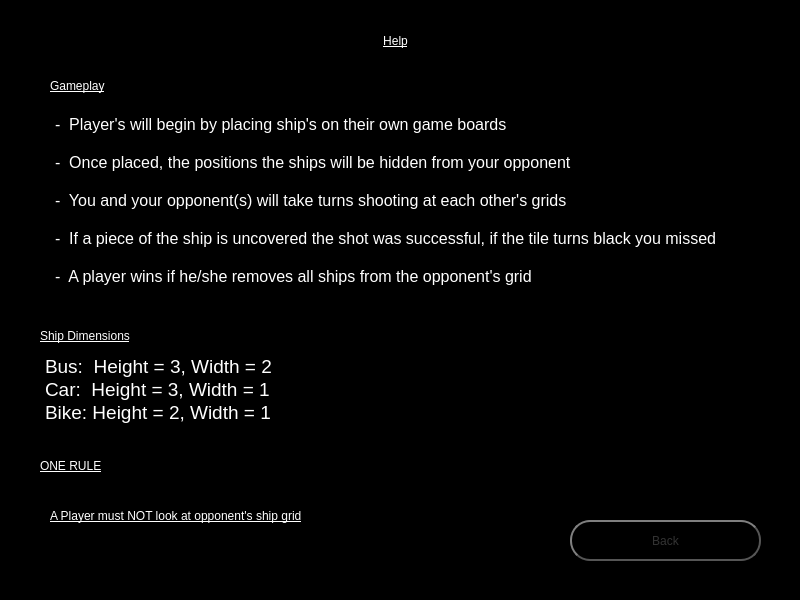
<?xml version="1.0" encoding="UTF-8"?>
<ui version="4.0">
 <class>HelpPage</class>
 <widget class="QWidget" name="HelpPage">
  <property name="geometry">
   <rect>
    <x>0</x>
    <y>0</y>
    <width>800</width>
    <height>600</height>
   </rect>
  </property>
  <property name="windowTitle">
   <string>Form</string>
  </property>
  <property name="styleSheet">
   <string notr="true">background-color: rgb(0, 0, 0);</string>
  </property>
  <widget class="QTextBrowser" name="gameplayOutline">
   <property name="geometry">
    <rect>
     <x>50</x>
     <y>110</y>
     <width>681</width>
     <height>191</height>
    </rect>
   </property>
   <property name="font">
    <font>
     <pointsize>12</pointsize>
    </font>
   </property>
   <property name="styleSheet">
    <string notr="true">color: rgb(255, 255, 255);</string>
   </property>
   <property name="html">
    <string>&lt;!DOCTYPE HTML PUBLIC &quot;-//W3C//DTD HTML 4.0//EN&quot; &quot;http://www.w3.org/TR/REC-html40/strict.dtd&quot;&gt;
&lt;html&gt;&lt;head&gt;&lt;meta name=&quot;qrichtext&quot; content=&quot;1&quot; /&gt;&lt;style type=&quot;text/css&quot;&gt;
p, li { white-space: pre-wrap; }
&lt;/style&gt;&lt;/head&gt;&lt;body style=&quot; font-family:'MS Shell Dlg 2'; font-size:12pt; font-weight:400; font-style:normal;&quot;&gt;
&lt;p style=&quot; margin-top:0px; margin-bottom:0px; margin-left:0px; margin-right:0px; -qt-block-indent:0; text-indent:0px;&quot;&gt;&lt;span style=&quot; font-family:'MS Shell Dlg 2';&quot;&gt;-  Player's will begin by placing ship's on their own game boards&lt;/span&gt;&lt;/p&gt;
&lt;p style=&quot;-qt-paragraph-type:empty; margin-top:0px; margin-bottom:0px; margin-left:0px; margin-right:0px; -qt-block-indent:0; text-indent:0px; font-family:'MS Shell Dlg 2';&quot;&gt;&lt;br /&gt;&lt;/p&gt;
&lt;p style=&quot; margin-top:0px; margin-bottom:0px; margin-left:0px; margin-right:0px; -qt-block-indent:0; text-indent:0px;&quot;&gt;&lt;span style=&quot; font-family:'MS Shell Dlg 2';&quot;&gt;-  Once placed, the positions the ships will be hidden from your opponent&lt;/span&gt;&lt;/p&gt;
&lt;p style=&quot;-qt-paragraph-type:empty; margin-top:0px; margin-bottom:0px; margin-left:0px; margin-right:0px; -qt-block-indent:0; text-indent:0px; font-family:'MS Shell Dlg 2';&quot;&gt;&lt;br /&gt;&lt;/p&gt;
&lt;p style=&quot; margin-top:0px; margin-bottom:0px; margin-left:0px; margin-right:0px; -qt-block-indent:0; text-indent:0px;&quot;&gt;&lt;span style=&quot; font-family:'MS Shell Dlg 2';&quot;&gt;-  You and your opponent(s) will take turns shooting at each other's grids&lt;/span&gt;&lt;/p&gt;
&lt;p style=&quot;-qt-paragraph-type:empty; margin-top:0px; margin-bottom:0px; margin-left:0px; margin-right:0px; -qt-block-indent:0; text-indent:0px; font-family:'MS Shell Dlg 2';&quot;&gt;&lt;br /&gt;&lt;/p&gt;
&lt;p style=&quot; margin-top:0px; margin-bottom:0px; margin-left:0px; margin-right:0px; -qt-block-indent:0; text-indent:0px;&quot;&gt;&lt;span style=&quot; font-family:'MS Shell Dlg 2';&quot;&gt;-  If a piece of the ship is uncovered the shot was successful, if the tile turns black you missed&lt;/span&gt;&lt;/p&gt;
&lt;p style=&quot;-qt-paragraph-type:empty; margin-top:0px; margin-bottom:0px; margin-left:0px; margin-right:0px; -qt-block-indent:0; text-indent:0px; font-family:'MS Shell Dlg 2';&quot;&gt;&lt;br /&gt;&lt;/p&gt;
&lt;p style=&quot; margin-top:0px; margin-bottom:0px; margin-left:0px; margin-right:0px; -qt-block-indent:0; text-indent:0px;&quot;&gt;&lt;span style=&quot; font-family:'MS Shell Dlg 2';&quot;&gt;-  A player wins if he/she removes all ships from the opponent's grid&lt;/span&gt;&lt;/p&gt;&lt;/body&gt;&lt;/html&gt;</string>
   </property>
  </widget>
  <widget class="QLabel" name="GamePlayLabel">
   <property name="geometry">
    <rect>
     <x>50</x>
     <y>60</y>
     <width>131</width>
     <height>51</height>
    </rect>
   </property>
   <property name="styleSheet">
    <string notr="true">font: 22pt &quot;MS Shell Dlg 2&quot;;
color: rgb(255, 255, 255);
text-decoration: underline;</string>
   </property>
   <property name="text">
    <string>Gameplay</string>
   </property>
  </widget>
  <widget class="QLabel" name="RuleTitleLabel">
   <property name="geometry">
    <rect>
     <x>40</x>
     <y>440</y>
     <width>141</width>
     <height>51</height>
    </rect>
   </property>
   <property name="styleSheet">
    <string notr="true">font: 22pt &quot;MS Shell Dlg 2&quot;;
color: rgb(255, 255, 255);
text-decoration: underline;</string>
   </property>
   <property name="text">
    <string>ONE RULE</string>
   </property>
  </widget>
  <widget class="QLabel" name="ShipDimensionsLabel">
   <property name="geometry">
    <rect>
     <x>40</x>
     <y>320</y>
     <width>221</width>
     <height>31</height>
    </rect>
   </property>
   <property name="styleSheet">
    <string notr="true">font: 22pt &quot;MS Shell Dlg 2&quot;;
color: rgb(255, 255, 255);
text-decoration: underline;</string>
   </property>
   <property name="text">
    <string>Ship Dimensions</string>
   </property>
  </widget>
  <widget class="QTextBrowser" name="textBrowser_2">
   <property name="geometry">
    <rect>
     <x>40</x>
     <y>350</y>
     <width>281</width>
     <height>81</height>
    </rect>
   </property>
   <property name="styleSheet">
    <string notr="true">color: rgb(255, 255, 255);</string>
   </property>
   <property name="html">
    <string>&lt;!DOCTYPE HTML PUBLIC &quot;-//W3C//DTD HTML 4.0//EN&quot; &quot;http://www.w3.org/TR/REC-html40/strict.dtd&quot;&gt;
&lt;html&gt;&lt;head&gt;&lt;meta name=&quot;qrichtext&quot; content=&quot;1&quot; /&gt;&lt;style type=&quot;text/css&quot;&gt;
p, li { white-space: pre-wrap; }
&lt;/style&gt;&lt;/head&gt;&lt;body style=&quot; font-family:'MS Shell Dlg 2'; font-size:8.25pt; font-weight:400; font-style:normal;&quot;&gt;
&lt;p style=&quot; margin-top:0px; margin-bottom:0px; margin-left:0px; margin-right:0px; -qt-block-indent:0; text-indent:0px;&quot;&gt;&lt;span style=&quot; font-family:'MS Shell Dlg 2'; font-size:14pt;&quot;&gt;Bus:  Height = 3, Width = 2&lt;/span&gt;&lt;/p&gt;
&lt;p style=&quot; margin-top:0px; margin-bottom:0px; margin-left:0px; margin-right:0px; -qt-block-indent:0; text-indent:0px;&quot;&gt;&lt;span style=&quot; font-family:'MS Shell Dlg 2'; font-size:14pt;&quot;&gt;Car:  Height = 3, Width = 1&lt;/span&gt;&lt;/p&gt;
&lt;p style=&quot; margin-top:0px; margin-bottom:0px; margin-left:0px; margin-right:0px; -qt-block-indent:0; text-indent:0px;&quot;&gt;&lt;span style=&quot; font-family:'MS Shell Dlg 2'; font-size:14pt;&quot;&gt;Bike: Height = 2, Width = 1&lt;/span&gt;&lt;/p&gt;&lt;/body&gt;&lt;/html&gt;</string>
   </property>
  </widget>
  <widget class="QLabel" name="helpTitle">
   <property name="geometry">
    <rect>
     <x>310</x>
     <y>20</y>
     <width>171</width>
     <height>41</height>
    </rect>
   </property>
   <property name="styleSheet">
    <string notr="true">font: 75 26pt &quot;MS Shell Dlg 2&quot;;
color: rgb(255, 255, 255);
text-decoration: underline;</string>
   </property>
   <property name="text">
    <string>Help</string>
   </property>
   <property name="alignment">
    <set>Qt::AlignCenter</set>
   </property>
  </widget>
  <widget class="QPushButton" name="backButtonHelp">
   <property name="geometry">
    <rect>
     <x>570</x>
     <y>520</y>
     <width>191</width>
     <height>41</height>
    </rect>
   </property>
   <property name="styleSheet">
    <string notr="true">QPushButton {
	font: 18pt &quot;MS Shell Dlg 2&quot;;
    color: #333;
    border: 2px solid #555;
    border-radius: 20px;
    border-style: outset;
    background: qradialgradient(
        cx: 0.3, cy: -0.4, fx: 0.3, fy: -0.4,
        radius: 1.35, stop: 0 #fff, stop: 1 #888
        );
    padding: 5px;
    }

QPushButton:hover {
    background: qradialgradient(
        cx: 0.3, cy: -0.4, fx: 0.3, fy: -0.4,
        radius: 1.35, stop: 0 #fff, stop: 1 #bbb
        );
    }

QPushButton:pressed {
    border-style: inset;
    background: qradialgradient(
        cx: 0.4, cy: -0.1, fx: 0.4, fy: -0.1,
        radius: 1.35, stop: 0 #fff, stop: 1 #ddd
        );
    }</string>
   </property>
   <property name="text">
    <string>Back</string>
   </property>
  </widget>
  <widget class="QLabel" name="oneRuleLabel">
   <property name="geometry">
    <rect>
     <x>50</x>
     <y>490</y>
     <width>511</width>
     <height>51</height>
    </rect>
   </property>
   <property name="styleSheet">
    <string notr="true">font: 18pt &quot;MS Shell Dlg 2&quot;;
color: rgb(255, 255, 255);
text-decoration: underline;</string>
   </property>
   <property name="text">
    <string>A Player must NOT look at opponent's ship grid</string>
   </property>
  </widget>
 </widget>
 <resources/>
 <connections/>
</ui>
